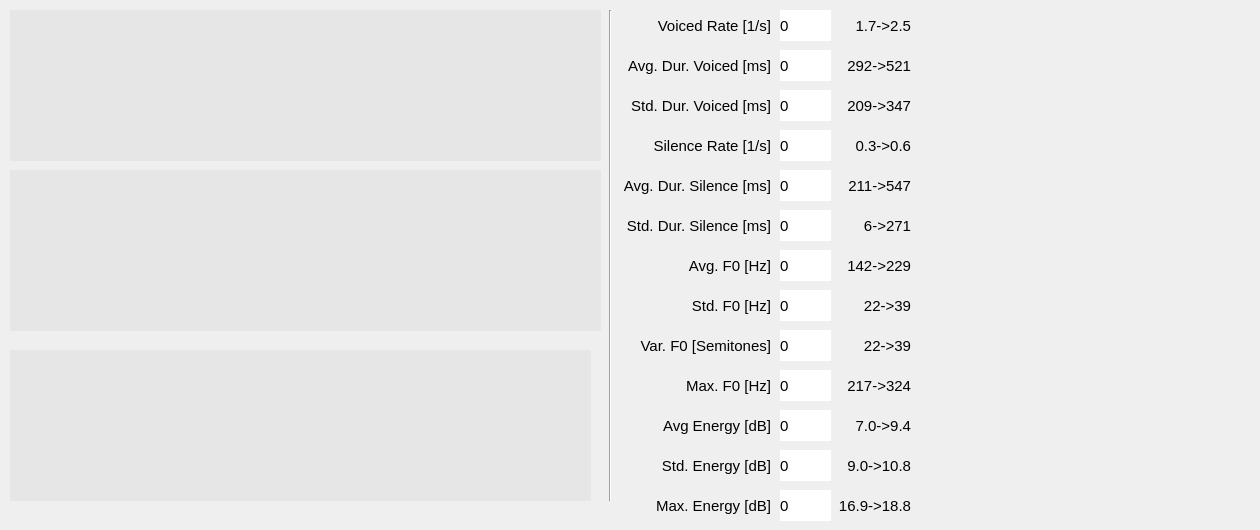
    <widget class="QWidget" name="tab_4">
     <attribute name="title">
      <string>Prosody</string>
     </attribute>
     <widget class="QCustomPlot" name="customPlot_7" native="true">
      <property name="geometry">
       <rect>
        <x>10</x>
        <y>10</y>
        <width>591</width>
        <height>151</height>
       </rect>
      </property>
      <property name="styleSheet">
       <string notr="true">background-color: rgb(230, 230, 230);</string>
      </property>
     </widget>
     <widget class="QCustomPlot" name="customPlot_8" native="true">
      <property name="geometry">
       <rect>
        <x>10</x>
        <y>170</y>
        <width>591</width>
        <height>161</height>
       </rect>
      </property>
      <property name="styleSheet">
       <string notr="true">background-color: rgb(230, 230, 230);</string>
      </property>
     </widget>
     <widget class="QCustomPlot" name="customPlot_9" native="true">
      <property name="geometry">
       <rect>
        <x>10</x>
        <y>350</y>
        <width>581</width>
        <height>151</height>
       </rect>
      </property>
      <property name="styleSheet">
       <string notr="true">background-color: rgb(230, 230, 230);</string>
      </property>
     </widget>
     <widget class="Line" name="line_3">
      <property name="geometry">
       <rect>
        <x>600</x>
        <y>10</y>
        <width>20</width>
        <height>491</height>
       </rect>
      </property>
      <property name="orientation">
       <enum>Qt::Vertical</enum>
      </property>
     </widget>
     <widget class="QLabel" name="label_69">
      <property name="geometry">
       <rect>
        <x>780</x>
        <y>10</y>
        <width>51</width>
        <height>31</height>
       </rect>
      </property>
      <property name="font">
       <font>
        <pointsize>11</pointsize>
       </font>
      </property>
      <property name="styleSheet">
       <string notr="true">background-color: rgb(255, 255, 255);
border-color: rgb(0, 0, 0);</string>
      </property>
      <property name="text">
       <string>0</string>
      </property>
     </widget>
     <widget class="QLabel" name="label_70">
      <property name="geometry">
       <rect>
        <x>780</x>
        <y>50</y>
        <width>51</width>
        <height>31</height>
       </rect>
      </property>
      <property name="font">
       <font>
        <pointsize>11</pointsize>
       </font>
      </property>
      <property name="styleSheet">
       <string notr="true">background-color: rgb(255, 255, 255);
border-color: rgb(0, 0, 0);</string>
      </property>
      <property name="text">
       <string>0</string>
      </property>
     </widget>
     <widget class="QLabel" name="label_71">
      <property name="geometry">
       <rect>
        <x>780</x>
        <y>90</y>
        <width>51</width>
        <height>31</height>
       </rect>
      </property>
      <property name="font">
       <font>
        <pointsize>11</pointsize>
       </font>
      </property>
      <property name="styleSheet">
       <string notr="true">background-color: rgb(255, 255, 255);
border-color: rgb(0, 0, 0);</string>
      </property>
      <property name="text">
       <string>0</string>
      </property>
     </widget>
     <widget class="QLabel" name="label_72">
      <property name="geometry">
       <rect>
        <x>780</x>
        <y>130</y>
        <width>51</width>
        <height>31</height>
       </rect>
      </property>
      <property name="font">
       <font>
        <pointsize>11</pointsize>
       </font>
      </property>
      <property name="styleSheet">
       <string notr="true">background-color: rgb(255, 255, 255);
border-color: rgb(0, 0, 0);</string>
      </property>
      <property name="text">
       <string>0</string>
      </property>
     </widget>
     <widget class="QLabel" name="label_73">
      <property name="geometry">
       <rect>
        <x>780</x>
        <y>170</y>
        <width>51</width>
        <height>31</height>
       </rect>
      </property>
      <property name="font">
       <font>
        <pointsize>11</pointsize>
       </font>
      </property>
      <property name="styleSheet">
       <string notr="true">background-color: rgb(255, 255, 255);
border-color: rgb(0, 0, 0);</string>
      </property>
      <property name="text">
       <string>0</string>
      </property>
     </widget>
     <widget class="QLabel" name="label_74">
      <property name="geometry">
       <rect>
        <x>780</x>
        <y>210</y>
        <width>51</width>
        <height>31</height>
       </rect>
      </property>
      <property name="font">
       <font>
        <pointsize>11</pointsize>
       </font>
      </property>
      <property name="styleSheet">
       <string notr="true">background-color: rgb(255, 255, 255);
border-color: rgb(0, 0, 0);</string>
      </property>
      <property name="text">
       <string>0</string>
      </property>
     </widget>
     <widget class="QLabel" name="label_75">
      <property name="geometry">
       <rect>
        <x>780</x>
        <y>250</y>
        <width>51</width>
        <height>31</height>
       </rect>
      </property>
      <property name="font">
       <font>
        <pointsize>11</pointsize>
       </font>
      </property>
      <property name="styleSheet">
       <string notr="true">background-color: rgb(255, 255, 255);
border-color: rgb(0, 0, 0);</string>
      </property>
      <property name="text">
       <string>0</string>
      </property>
     </widget>
     <widget class="QLabel" name="label_76">
      <property name="geometry">
       <rect>
        <x>780</x>
        <y>290</y>
        <width>51</width>
        <height>31</height>
       </rect>
      </property>
      <property name="font">
       <font>
        <pointsize>11</pointsize>
       </font>
      </property>
      <property name="styleSheet">
       <string notr="true">background-color: rgb(255, 255, 255);
border-color: rgb(0, 0, 0);</string>
      </property>
      <property name="text">
       <string>0</string>
      </property>
     </widget>
     <widget class="QLabel" name="label_77">
      <property name="geometry">
       <rect>
        <x>780</x>
        <y>370</y>
        <width>51</width>
        <height>31</height>
       </rect>
      </property>
      <property name="font">
       <font>
        <pointsize>11</pointsize>
       </font>
      </property>
      <property name="styleSheet">
       <string notr="true">background-color: rgb(255, 255, 255);
border-color: rgb(0, 0, 0);</string>
      </property>
      <property name="text">
       <string>0</string>
      </property>
     </widget>
     <widget class="QLabel" name="label_78">
      <property name="geometry">
       <rect>
        <x>780</x>
        <y>410</y>
        <width>51</width>
        <height>31</height>
       </rect>
      </property>
      <property name="font">
       <font>
        <pointsize>11</pointsize>
       </font>
      </property>
      <property name="styleSheet">
       <string notr="true">background-color: rgb(255, 255, 255);
border-color: rgb(0, 0, 0);</string>
      </property>
      <property name="text">
       <string>0</string>
      </property>
     </widget>
     <widget class="QLabel" name="label_79">
      <property name="geometry">
       <rect>
        <x>780</x>
        <y>450</y>
        <width>51</width>
        <height>31</height>
       </rect>
      </property>
      <property name="font">
       <font>
        <pointsize>11</pointsize>
       </font>
      </property>
      <property name="styleSheet">
       <string notr="true">background-color: rgb(255, 255, 255);
border-color: rgb(0, 0, 0);</string>
      </property>
      <property name="text">
       <string>0</string>
      </property>
     </widget>
     <widget class="QLabel" name="label_80">
      <property name="geometry">
       <rect>
        <x>780</x>
        <y>490</y>
        <width>51</width>
        <height>31</height>
       </rect>
      </property>
      <property name="font">
       <font>
        <pointsize>11</pointsize>
       </font>
      </property>
      <property name="styleSheet">
       <string notr="true">background-color: rgb(255, 255, 255);
border-color: rgb(0, 0, 0);</string>
      </property>
      <property name="text">
       <string>0</string>
      </property>
     </widget>
     <widget class="QLabel" name="label_81">
      <property name="geometry">
       <rect>
        <x>640</x>
        <y>10</y>
        <width>131</width>
        <height>31</height>
       </rect>
      </property>
      <property name="font">
       <font>
        <pointsize>11</pointsize>
       </font>
      </property>
      <property name="text">
       <string>Voiced Rate [1/s]</string>
      </property>
      <property name="alignment">
       <set>Qt::AlignRight|Qt::AlignTrailing|Qt::AlignVCenter</set>
      </property>
     </widget>
     <widget class="QLabel" name="label_82">
      <property name="geometry">
       <rect>
        <x>620</x>
        <y>50</y>
        <width>151</width>
        <height>31</height>
       </rect>
      </property>
      <property name="font">
       <font>
        <pointsize>11</pointsize>
       </font>
      </property>
      <property name="text">
       <string>Avg. Dur. Voiced [ms]</string>
      </property>
      <property name="alignment">
       <set>Qt::AlignRight|Qt::AlignTrailing|Qt::AlignVCenter</set>
      </property>
     </widget>
     <widget class="QLabel" name="label_83">
      <property name="geometry">
       <rect>
        <x>620</x>
        <y>90</y>
        <width>151</width>
        <height>31</height>
       </rect>
      </property>
      <property name="font">
       <font>
        <pointsize>11</pointsize>
       </font>
      </property>
      <property name="text">
       <string>Std. Dur. Voiced [ms]</string>
      </property>
      <property name="alignment">
       <set>Qt::AlignRight|Qt::AlignTrailing|Qt::AlignVCenter</set>
      </property>
     </widget>
     <widget class="QLabel" name="label_84">
      <property name="geometry">
       <rect>
        <x>640</x>
        <y>130</y>
        <width>131</width>
        <height>31</height>
       </rect>
      </property>
      <property name="font">
       <font>
        <pointsize>11</pointsize>
       </font>
      </property>
      <property name="text">
       <string>Silence Rate [1/s]</string>
      </property>
      <property name="alignment">
       <set>Qt::AlignRight|Qt::AlignTrailing|Qt::AlignVCenter</set>
      </property>
     </widget>
     <widget class="QLabel" name="label_85">
      <property name="geometry">
       <rect>
        <x>620</x>
        <y>170</y>
        <width>151</width>
        <height>31</height>
       </rect>
      </property>
      <property name="font">
       <font>
        <pointsize>11</pointsize>
       </font>
      </property>
      <property name="text">
       <string>Avg. Dur. Silence [ms]</string>
      </property>
      <property name="alignment">
       <set>Qt::AlignRight|Qt::AlignTrailing|Qt::AlignVCenter</set>
      </property>
     </widget>
     <widget class="QLabel" name="label_86">
      <property name="geometry">
       <rect>
        <x>620</x>
        <y>210</y>
        <width>151</width>
        <height>31</height>
       </rect>
      </property>
      <property name="font">
       <font>
        <pointsize>11</pointsize>
       </font>
      </property>
      <property name="text">
       <string>Std. Dur. Silence [ms]</string>
      </property>
      <property name="alignment">
       <set>Qt::AlignRight|Qt::AlignTrailing|Qt::AlignVCenter</set>
      </property>
     </widget>
     <widget class="QLabel" name="label_87">
      <property name="geometry">
       <rect>
        <x>620</x>
        <y>250</y>
        <width>151</width>
        <height>31</height>
       </rect>
      </property>
      <property name="font">
       <font>
        <pointsize>11</pointsize>
       </font>
      </property>
      <property name="text">
       <string>Avg. F0 [Hz]</string>
      </property>
      <property name="alignment">
       <set>Qt::AlignRight|Qt::AlignTrailing|Qt::AlignVCenter</set>
      </property>
     </widget>
     <widget class="QLabel" name="label_88">
      <property name="geometry">
       <rect>
        <x>620</x>
        <y>290</y>
        <width>151</width>
        <height>31</height>
       </rect>
      </property>
      <property name="font">
       <font>
        <pointsize>11</pointsize>
       </font>
      </property>
      <property name="text">
       <string>Std. F0 [Hz]</string>
      </property>
      <property name="alignment">
       <set>Qt::AlignRight|Qt::AlignTrailing|Qt::AlignVCenter</set>
      </property>
     </widget>
     <widget class="QLabel" name="label_89">
      <property name="geometry">
       <rect>
        <x>620</x>
        <y>370</y>
        <width>151</width>
        <height>31</height>
       </rect>
      </property>
      <property name="font">
       <font>
        <pointsize>11</pointsize>
       </font>
      </property>
      <property name="text">
       <string>Max. F0 [Hz]</string>
      </property>
      <property name="alignment">
       <set>Qt::AlignRight|Qt::AlignTrailing|Qt::AlignVCenter</set>
      </property>
     </widget>
     <widget class="QLabel" name="label_90">
      <property name="geometry">
       <rect>
        <x>620</x>
        <y>410</y>
        <width>151</width>
        <height>31</height>
       </rect>
      </property>
      <property name="font">
       <font>
        <pointsize>11</pointsize>
       </font>
      </property>
      <property name="text">
       <string>Avg Energy [dB]</string>
      </property>
      <property name="alignment">
       <set>Qt::AlignRight|Qt::AlignTrailing|Qt::AlignVCenter</set>
      </property>
     </widget>
     <widget class="QLabel" name="label_91">
      <property name="geometry">
       <rect>
        <x>620</x>
        <y>450</y>
        <width>151</width>
        <height>31</height>
       </rect>
      </property>
      <property name="font">
       <font>
        <pointsize>11</pointsize>
       </font>
      </property>
      <property name="text">
       <string>Std. Energy [dB]</string>
      </property>
      <property name="alignment">
       <set>Qt::AlignRight|Qt::AlignTrailing|Qt::AlignVCenter</set>
      </property>
     </widget>
     <widget class="QLabel" name="label_92">
      <property name="geometry">
       <rect>
        <x>620</x>
        <y>490</y>
        <width>151</width>
        <height>31</height>
       </rect>
      </property>
      <property name="font">
       <font>
        <pointsize>11</pointsize>
       </font>
      </property>
      <property name="text">
       <string>Max. Energy [dB]</string>
      </property>
      <property name="alignment">
       <set>Qt::AlignRight|Qt::AlignTrailing|Qt::AlignVCenter</set>
      </property>
     </widget>
     <widget class="QLabel" name="label_107">
      <property name="geometry">
       <rect>
        <x>840</x>
        <y>250</y>
        <width>71</width>
        <height>31</height>
       </rect>
      </property>
      <property name="font">
       <font>
        <pointsize>11</pointsize>
       </font>
      </property>
      <property name="text">
       <string>142-&gt;229</string>
      </property>
      <property name="alignment">
       <set>Qt::AlignRight|Qt::AlignTrailing|Qt::AlignVCenter</set>
      </property>
     </widget>
     <widget class="QLabel" name="label_108">
      <property name="geometry">
       <rect>
        <x>840</x>
        <y>290</y>
        <width>71</width>
        <height>31</height>
       </rect>
      </property>
      <property name="font">
       <font>
        <pointsize>11</pointsize>
       </font>
      </property>
      <property name="text">
       <string>22-&gt;39</string>
      </property>
      <property name="alignment">
       <set>Qt::AlignRight|Qt::AlignTrailing|Qt::AlignVCenter</set>
      </property>
     </widget>
     <widget class="QLabel" name="label_109">
      <property name="geometry">
       <rect>
        <x>840</x>
        <y>370</y>
        <width>71</width>
        <height>31</height>
       </rect>
      </property>
      <property name="font">
       <font>
        <pointsize>11</pointsize>
       </font>
      </property>
      <property name="text">
       <string>217-&gt;324</string>
      </property>
      <property name="alignment">
       <set>Qt::AlignRight|Qt::AlignTrailing|Qt::AlignVCenter</set>
      </property>
     </widget>
     <widget class="QLabel" name="label_110">
      <property name="geometry">
       <rect>
        <x>840</x>
        <y>410</y>
        <width>71</width>
        <height>31</height>
       </rect>
      </property>
      <property name="font">
       <font>
        <pointsize>11</pointsize>
       </font>
      </property>
      <property name="text">
       <string>7.0-&gt;9.4</string>
      </property>
      <property name="alignment">
       <set>Qt::AlignRight|Qt::AlignTrailing|Qt::AlignVCenter</set>
      </property>
     </widget>
     <widget class="QLabel" name="label_111">
      <property name="geometry">
       <rect>
        <x>840</x>
        <y>450</y>
        <width>71</width>
        <height>31</height>
       </rect>
      </property>
      <property name="font">
       <font>
        <pointsize>11</pointsize>
       </font>
      </property>
      <property name="text">
       <string>9.0-&gt;10.8</string>
      </property>
      <property name="alignment">
       <set>Qt::AlignRight|Qt::AlignTrailing|Qt::AlignVCenter</set>
      </property>
     </widget>
     <widget class="QLabel" name="label_112">
      <property name="geometry">
       <rect>
        <x>830</x>
        <y>490</y>
        <width>81</width>
        <height>31</height>
       </rect>
      </property>
      <property name="font">
       <font>
        <pointsize>11</pointsize>
       </font>
      </property>
      <property name="text">
       <string>16.9-&gt;18.8</string>
      </property>
      <property name="alignment">
       <set>Qt::AlignRight|Qt::AlignTrailing|Qt::AlignVCenter</set>
      </property>
     </widget>
     <widget class="QLabel" name="label_113">
      <property name="geometry">
       <rect>
        <x>840</x>
        <y>10</y>
        <width>71</width>
        <height>31</height>
       </rect>
      </property>
      <property name="font">
       <font>
        <pointsize>11</pointsize>
       </font>
      </property>
      <property name="text">
       <string>1.7-&gt;2.5</string>
      </property>
      <property name="alignment">
       <set>Qt::AlignRight|Qt::AlignTrailing|Qt::AlignVCenter</set>
      </property>
     </widget>
     <widget class="QLabel" name="label_114">
      <property name="geometry">
       <rect>
        <x>840</x>
        <y>50</y>
        <width>71</width>
        <height>31</height>
       </rect>
      </property>
      <property name="font">
       <font>
        <pointsize>11</pointsize>
       </font>
      </property>
      <property name="text">
       <string>292-&gt;521</string>
      </property>
      <property name="alignment">
       <set>Qt::AlignRight|Qt::AlignTrailing|Qt::AlignVCenter</set>
      </property>
     </widget>
     <widget class="QLabel" name="label_115">
      <property name="geometry">
       <rect>
        <x>840</x>
        <y>90</y>
        <width>71</width>
        <height>31</height>
       </rect>
      </property>
      <property name="font">
       <font>
        <pointsize>11</pointsize>
       </font>
      </property>
      <property name="text">
       <string>209-&gt;347</string>
      </property>
      <property name="alignment">
       <set>Qt::AlignRight|Qt::AlignTrailing|Qt::AlignVCenter</set>
      </property>
     </widget>
     <widget class="QLabel" name="label_116">
      <property name="geometry">
       <rect>
        <x>840</x>
        <y>130</y>
        <width>71</width>
        <height>31</height>
       </rect>
      </property>
      <property name="font">
       <font>
        <pointsize>11</pointsize>
       </font>
      </property>
      <property name="text">
       <string>0.3-&gt;0.6</string>
      </property>
      <property name="alignment">
       <set>Qt::AlignRight|Qt::AlignTrailing|Qt::AlignVCenter</set>
      </property>
     </widget>
     <widget class="QLabel" name="label_117">
      <property name="geometry">
       <rect>
        <x>840</x>
        <y>170</y>
        <width>71</width>
        <height>31</height>
       </rect>
      </property>
      <property name="font">
       <font>
        <pointsize>11</pointsize>
       </font>
      </property>
      <property name="text">
       <string>211-&gt;547</string>
      </property>
      <property name="alignment">
       <set>Qt::AlignRight|Qt::AlignTrailing|Qt::AlignVCenter</set>
      </property>
     </widget>
     <widget class="QLabel" name="label_118">
      <property name="geometry">
       <rect>
        <x>840</x>
        <y>210</y>
        <width>71</width>
        <height>31</height>
       </rect>
      </property>
      <property name="font">
       <font>
        <pointsize>11</pointsize>
       </font>
      </property>
      <property name="text">
       <string>6-&gt;271</string>
      </property>
      <property name="alignment">
       <set>Qt::AlignRight|Qt::AlignTrailing|Qt::AlignVCenter</set>
      </property>
     </widget>
     <widget class="QLabel" name="radarPros">
      <property name="geometry">
       <rect>
        <x>920</x>
        <y>80</y>
        <width>331</width>
        <height>321</height>
       </rect>
      </property>
      <property name="text">
       <string/>
      </property>
     </widget>
     <widget class="QLabel" name="label_185">
      <property name="geometry">
       <rect>
        <x>620</x>
        <y>330</y>
        <width>151</width>
        <height>31</height>
       </rect>
      </property>
      <property name="font">
       <font>
        <pointsize>11</pointsize>
       </font>
      </property>
      <property name="text">
       <string>Var. F0 [Semitones]</string>
      </property>
      <property name="alignment">
       <set>Qt::AlignRight|Qt::AlignTrailing|Qt::AlignVCenter</set>
      </property>
     </widget>
     <widget class="QLabel" name="label_186">
      <property name="geometry">
       <rect>
        <x>840</x>
        <y>330</y>
        <width>71</width>
        <height>31</height>
       </rect>
      </property>
      <property name="font">
       <font>
        <pointsize>11</pointsize>
       </font>
      </property>
      <property name="text">
       <string>22-&gt;39</string>
      </property>
      <property name="alignment">
       <set>Qt::AlignRight|Qt::AlignTrailing|Qt::AlignVCenter</set>
      </property>
     </widget>
     <widget class="QLabel" name="label_187">
      <property name="geometry">
       <rect>
        <x>780</x>
        <y>330</y>
        <width>51</width>
        <height>31</height>
       </rect>
      </property>
      <property name="font">
       <font>
        <pointsize>11</pointsize>
       </font>
      </property>
      <property name="styleSheet">
       <string notr="true">background-color: rgb(255, 255, 255);
border-color: rgb(0, 0, 0);</string>
      </property>
      <property name="text">
       <string>0</string>
      </property>
     </widget>
    </widget>
